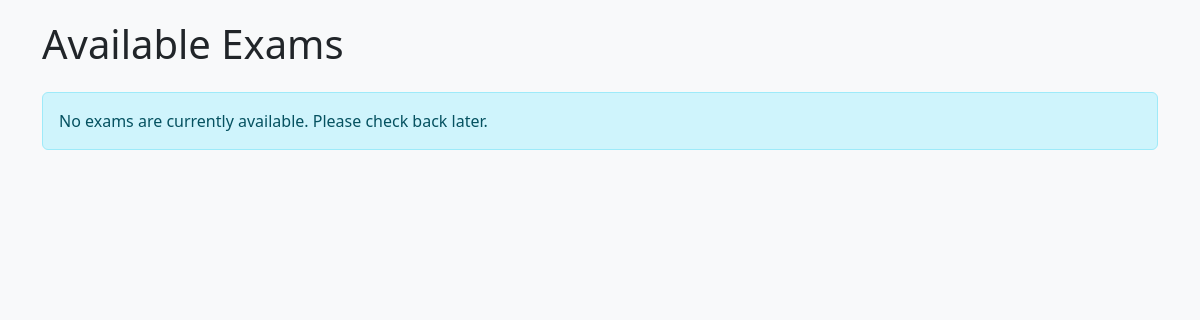
The page /students/exam_list.php on the database as committed earlier.
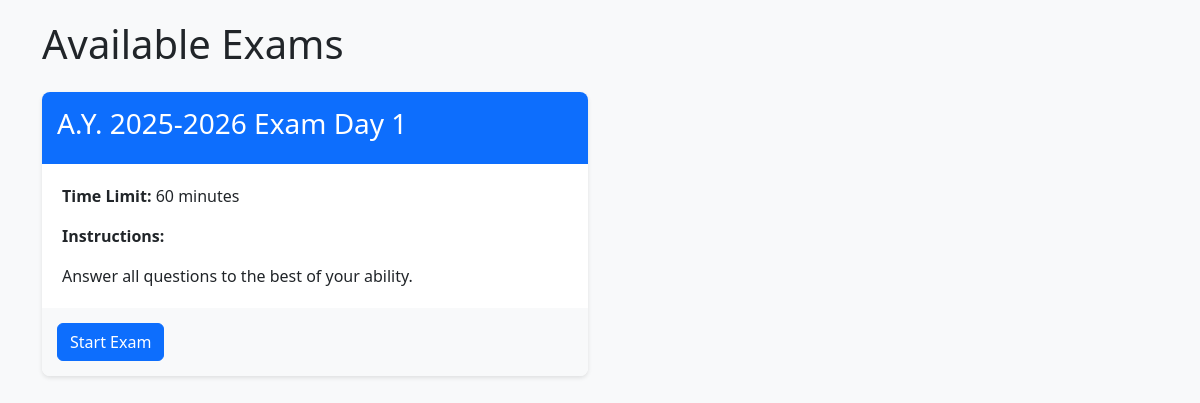
The same page on the database as committed later.
### tables this page shows
CREATE TABLE `exam_versions` (
  `id` int(11) NOT NULL,
  `version_name` varchar(255) NOT NULL,
  `is_published` tinyint(1) DEFAULT 0,
  `created_at` timestamp NOT NULL DEFAULT current_timestamp(),
  `status` enum('Published','Unpublished') DEFAULT 'Unpublished',
  `is_archived` tinyint(1) DEFAULT 0,
  `time_limit` int(11) DEFAULT 60,
  `instructions` text DEFAULT NULL,
  `published_at` datetime DEFAULT NULL,
  `chair_id` int(11) DEFAULT NULL
);

### students/exam_list.php (the view, shortened to what this page needs)
<?php
require_once '../config/database.php';
$stmt = $pdo->prepare("
    SELECT * FROM exam_versions
    WHERE status = 'Published'
    AND is_published = 1
    AND is_archived = 0
    ORDER BY published_at DESC
");
$stmt->execute();
$exams = $stmt->fetchAll(PDO::FETCH_ASSOC);
?>
<!DOCTYPE html>
<html lang="en">
<head>
    <link href="https://cdn.jsdelivr.net/npm/bootstrap@5.3.0/dist/css/bootstrap.min.css" rel="stylesheet">
</head>
<body>
    <div class="container">
        <h1 class="mb-4">Available Exams</h1>
        <?php if (empty($exams)): ?>
            <div class="alert alert-info">
                No exams are currently available. Please check back later.
            </div>
        <?php else: ?>
            <div class="row">
                <?php foreach ($exams as $exam): ?>
                    <div class="col-md-6">
                        <div class="exam-card">
                            <div class="exam-header">
                                <h3><?= htmlspecialchars($exam['version_name']) ?></h3>
                            </div>
                            <div class="exam-body">
                                <p><strong>Time Limit:</strong> <?= $exam['time_limit'] ?> minutes</p>
                                <?php if ($exam['instructions']): ?>
                                    <p><strong>Instructions:</strong></p>
                                    <div class="instructions">
                                        <?= nl2br(htmlspecialchars($exam['instructions'])) ?>
                                    </div>
                                <?php endif; ?>
                            </div>
                            <div class="exam-footer">
                                <a href="exam.php?version_id=<?= $exam['id'] ?>" class="btn btn-primary">Start Exam</a>
                            </div>
                        </div>
                    </div>
                <?php endforeach; ?>
            </div>
        <?php endif; ?>
    </div>
</body>
</html>

Rows that differ between the two databases and show on the page:
now on this page (row edited): exam_versions: version_name "A.Y. 2025-2026 Exam Day 1", time_limit "60", instructions "Answer all questions to the best of your ability."
Other text that changed with them:
text no longer shown: "No exams are currently available. Please check back later."
